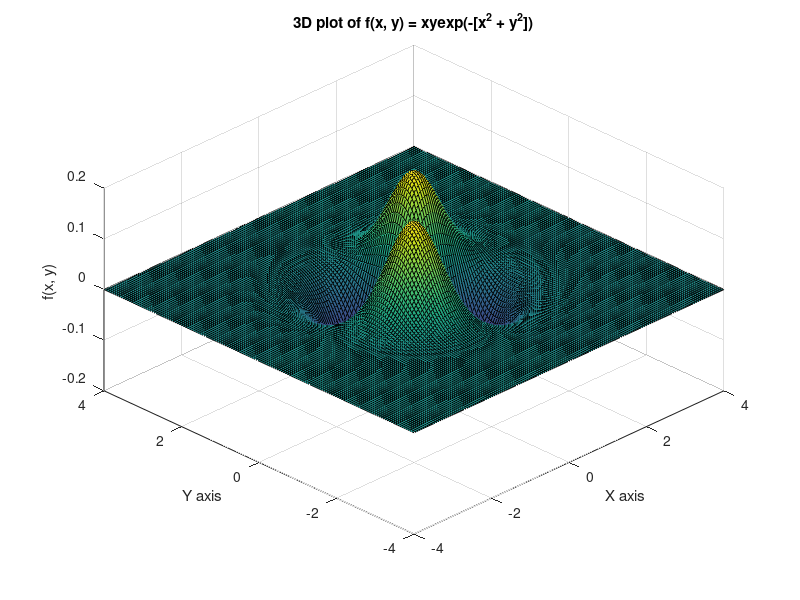

Source code (MATLAB):
% Define the range for x and y
x = linspace(-4, 4, 150);
y = linspace(-4, 4, 150);

% Create a meshgrid for x and y
[X, Y] = meshgrid(x, y);

% Define the function f(x, y)
F = X .* Y .* exp(- (X.^2 + Y.^2));

% Create the 3D plot
figure;
surf(X, Y, F) 

% Enhancements for visualizationq1
title('3D plot of f(x, y) = xyexp(-[x^2 + y^2])')
xlabel('X axis')
ylabel('Y axis')
zlabel('f(x, y)')

% Rotate the view to get a better angle
view(-45, 45)